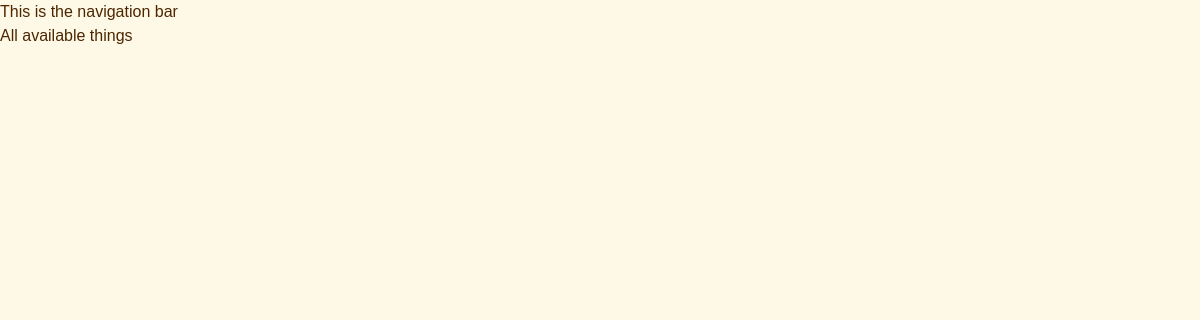
The page /all/ on the database as committed earlier.
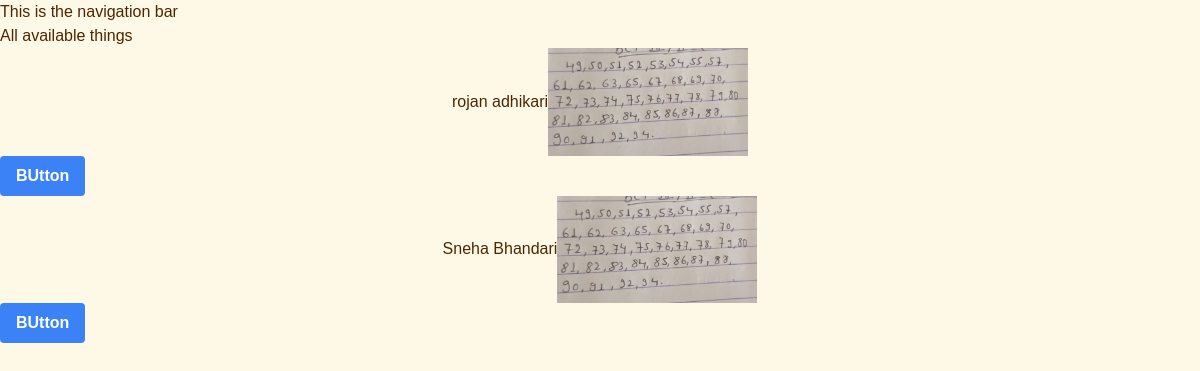
The same page on the database as committed later.
### all/models.py (models this page shows, shortened)
class Chaivariety(models.Model):
    CHAI_TYPE_CHOICE =[
        ('ML','MASALA'),
        ('GR','GINGER'),
        ('PL','PLAIN'),
    ]
    name = models.CharField(max_length=100)
    image = models.ImageField(upload_to='chais/')
    date_added = models.DateTimeField(default=timezone.now)
    type = models.CharField(max_length=2,choices=CHAI_TYPE_CHOICE)
    description = models.TextField(default='')

### all/views.py (the view)
# urls.py: path('', views.all_apps,name='all_app'),
def all_apps(request):
    chais = Chaivariety.objects.all()
    return render(request,'all/all_new_app.html',{'chais':chais})

### all/templates/all/all_new_app.html (shortened to what this page needs)
{% extends "layout.html" %}
{% block content %}
<h1>All available things</h1>
{% for chai in chais %}
<div class="flex items-center justify-center ">
    <h2>{{ chai.name }}</h2>
    <img src="{{ chai.image.url }}" alt="chais" width="200" height="200"></div>
    <a href="{% url 'all_detail' chai.id %}"> <button class="bg-blue-500 hover:bg-blue-700 text-white font-bold py-2 px-4 rounded">BUtton</button></a>
{% endfor %}
{% endblock %}

Rows that differ between the two databases and show on the page:
added Chaivariety: name "rojan adhikari", image (picture)
added Chaivariety: name "Sneha Bhandari", image (picture)
